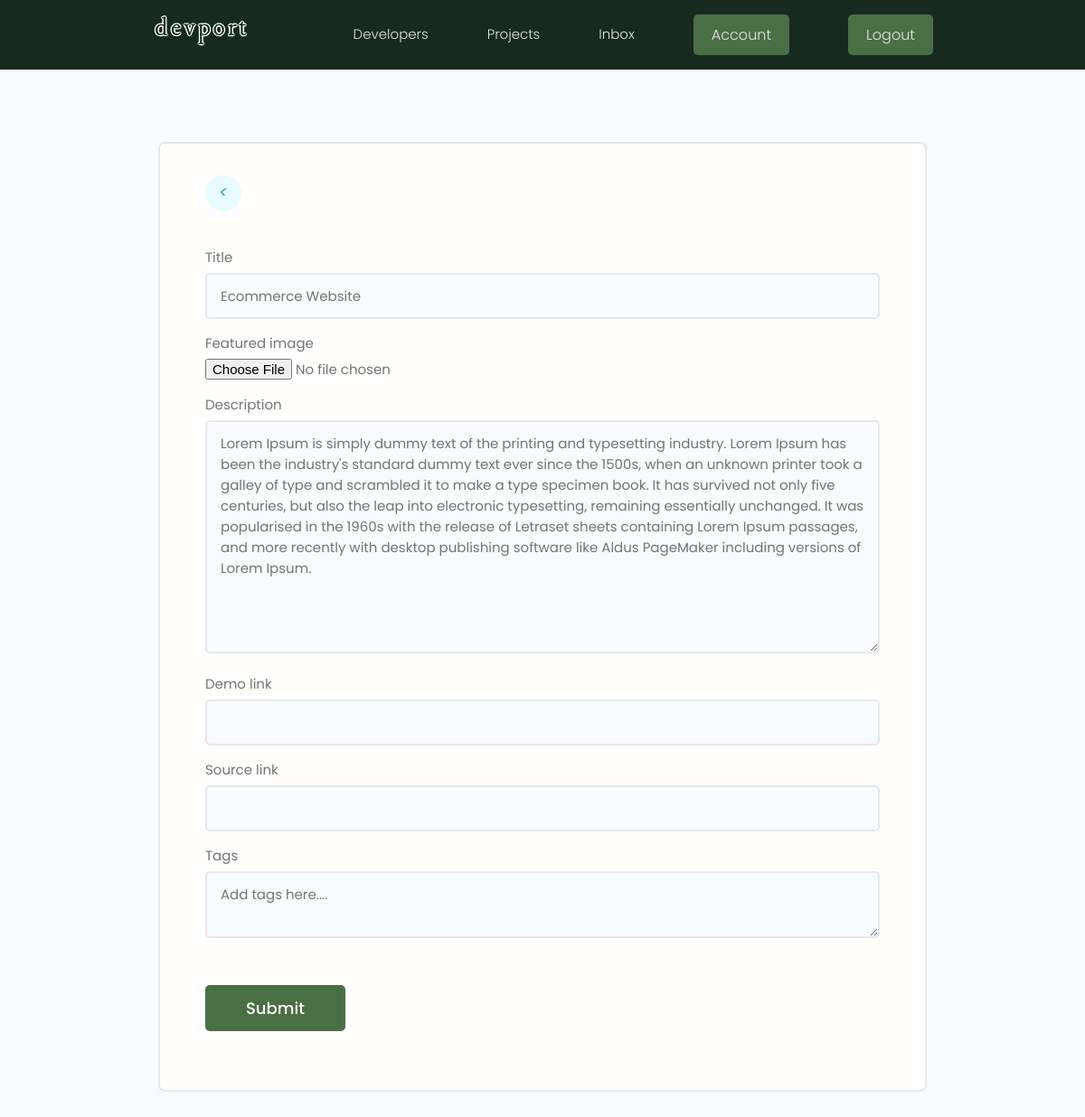
The app's page /projects/update-project/23425d7c-41a4-492c-b560-4e618430bb17 (signed in) with its own data.
### projects/models.py (models this page shows, shortened)
class Project(models.Model):
    owner = models.ForeignKey(Profile, null=True, blank=True, on_delete = models.CASCADE)
    title = models.CharField(max_length = 200)
    description = models.TextField(null=True, blank=True)
    featured_image = models.ImageField(null=True, blank=True, default="default.jpg")
    demo_link = models.CharField(max_length=2000, null=True, blank=True)
    source_link = models.CharField(max_length=2000, null=True, blank=True)
    tags = models.ManyToManyField('Tag', blank = True)
    vote_total = models.IntegerField(default = 0, null = True, blank = True)
    vote_ratio = models.IntegerField(default = 0, null = True, blank = True)
    created = models.DateTimeField(auto_now_add = True)
    id = models.UUIDField(default = uuid.uuid4, unique = True, primary_key = True, editable = False)
    class Meta:
        ordering = ['-vote_ratio','-vote_total']

### projects/views.py (the view, shortened to what this page needs)
# urls.py: path('update-project/<str:pk>', views.updateProject, name="update-project"),
@login_required(login_url="login")
def updateProject(request, pk):
    profile = request.user.profile
    project = profile.project_set.get(id = pk)
    form = ProjectForm(instance = project)
    context = {'form':form, 'project' : project}
    return render(request, "projects/project_form.html", context)

### projects/forms.py
class ProjectForm(ModelForm):
    class Meta:
        model = Project
        fields = ['title','featured_image','description','demo_link','source_link']
        widgets = {
            'tags' : forms.CheckboxSelectMultiple(),
        }
    def __init__(self, *args, **kwargs):
        super(ProjectForm, self).__init__(*args, **kwargs)
        for name, field in self.fields.items():
            field.widget.attrs.update({'class':'input'})

### projects/templates/projects/project_form.html (shortened to what this page needs)
{% extends "main.html" %}
{% block content %}
<main class="formPage my-xl">
    <div class="content-box">
        <div class="formWrapper">
            <a class="backButton" href="{% url 'account' %}"><i class="im im-angle-left"><</i></a>
            <br>
            <form class="form" method="POST" enctype="multipart/form-data">
                {% for field in form %}
                <div class="form__field">
                    <label for="formInput#text">{{field.label}}</label>
                    {{field}}
                </div>
                {% endfor %}
                <div class="form__field">
                    <label for="formInput#text">Tags</label>
                    <textarea class="input" name="newtags" placeholder="Add tags here...."></textarea>
                </div>
                <input class="btn btn--sub btn--lg  my-md" type="submit" value="Submit" />
            </form>
        </div>
    </div>
</main>
{% endblock  %}

### static/styles/app.css (style rules this page uses)
:root { --color-sub: #162a20; --color-sub-light :#4B6F44; }
.btn--sub { background-color: var(--color-sub-light); }
.content-box { width: 95%; max-width: 85rem; margin: 0 auto; }
.backButton { background: var(--color-main-light); color: var(--color-main); width: 4rem; height: 4rem; display: flex; align-items: center; justify-content: center; border-radius: 50%; }
.backButton i { font-size: 1.8rem; }
.formPage .formWrapper { list-style: none; background: var(--color-white); padding: 3.5rem 5rem; border: 2px solid var(--color-light); border-radius: 0.7rem; }

### static/uikit/styles/modules/_variables.css (style rules this page uses)
:root { --color-main: #5aa5b9; --color-main-light: #e6faff; --color-sub: #3f4156; --color-sub-light: #51546e; --color-sub-lighter: #ededfd; --color-text: #737373; --color-gray: #8b8b8b; --color-light: #e5e7eb; --color-light-gray: #767676; --color-bg: #f8fafd; --color-white: #fffefd; --color-white-light: #f3f3f3; --color-success: #359e64; --color-success-bg: #def8e8; --color-error: #fc4b0b; --color-error-bg: #fff2ee; --font-base: 'Poppins', arial, helvetica, 'Segoe UI', roboto, ubuntu, sans-serif; --font-monospace: 'Fira Code', 'Courier New', courier, monospace; --font-regular: 300; --font-medium: 500; --font-bold: 700; --generic-shadow: 1px 1px 5px #00000010; --generic-transition: all 0.3s ease-in-out; }

### static/uikit/styles/modules/_base.css (style rules this page uses)
* { margin: 0; padding: 0; box-sizing: border-box; text-rendering: optimizeLegibility; color: inherit; font-size: inherit; }
html { font-size: 50%; }
@media only screen and (min-width: 480px) { html { font-size: 56.25%; } }
@media only screen and (min-width: 1200px) { html { font-size: 62.5%; } }
body { line-height: 1.6; font-weight: 400; font-size: 1.5rem; color: var(--color-text); background-color: var(--color-bg); min-height: 100vh; }

### static/uikit/styles/modules/_typography.css (style rules this page uses)
* { font-family: var(--font-base); }
a { padding-bottom: 2px; text-decoration: none; display: inline-block; color: var(--color-main); font-weight: var(--font-medium); }

### static/uikit/styles/modules/_utilities.css (style rules this page uses)
.my-md { margin: 3rem auto; }
.my-xl { margin: 8rem auto; }

### static/uikit/styles/modules/_button.css (style rules this page uses)
.btn { display: inline-block; position: relative; cursor: pointer; background-color: var(--color-light); font-weight: var(--font-medium); color: var(--color-sub); text-decoration: none; padding: 1rem 2rem; border-radius: 0.5rem; border: none; width: -webkit-fit-content; width: -moz-fit-content; width: fit-content; height: -webkit-fit-content; height: -moz-fit-content; height: fit-content; font-size: 1.6rem; outline-width: 0; outline-color: transparent; -webkit-backface-visibility: hidden; backface-visibility: hidden; transition: all 0.3s ease-in-out; }
.btn--sub { background-color: var(--color-sub); color: var(--color-white); }
.btn--lg { font-size: 1.8rem; padding: 1.2rem 4.5rem; }

### static/uikit/styles/modules/_form.css (style rules this page uses)
.form { display: block; }
.form__field { margin-top: 1.5rem; margin-bottom: 1.5rem; }
.form__label, .form__field > label { display: block; margin-bottom: 0.5rem; color: var(--color-text); }
input.input[type='text'], input.input[type='email'], input.input[type='password'], input.input[type='number'], textarea.input { min-width: 24rem; width: 100%; padding: 1.2rem 1.5rem; border-radius: 0.5rem; border: 2px solid var(--color-light); transition: all 0.3s ease-in-out; background-color: var(--color-bg); }

### records on screen
Project: form "Ecommerce Website" "Lorem Ipsum is simply dummy text of the printing and typesetting industry. Lorem Ipsum has been the industry's standard dummy text ever since the 1500s, when an unknown printer took a galley of type and scrambled it to make a type specimen book. It has survived not only five centuries, but also the leap into electronic typesetting, remaining essentially unchanged. It was popularised in the 1960s with the release of Letraset sheets containing Lorem Ipsum passages, and more recently with desktop publishing software like Aldus PageMaker including versions of Lorem Ipsum."

### other values on screen
{{ field.label }} "Title" "Featured image" "Description" "Demo link" "Source link"
